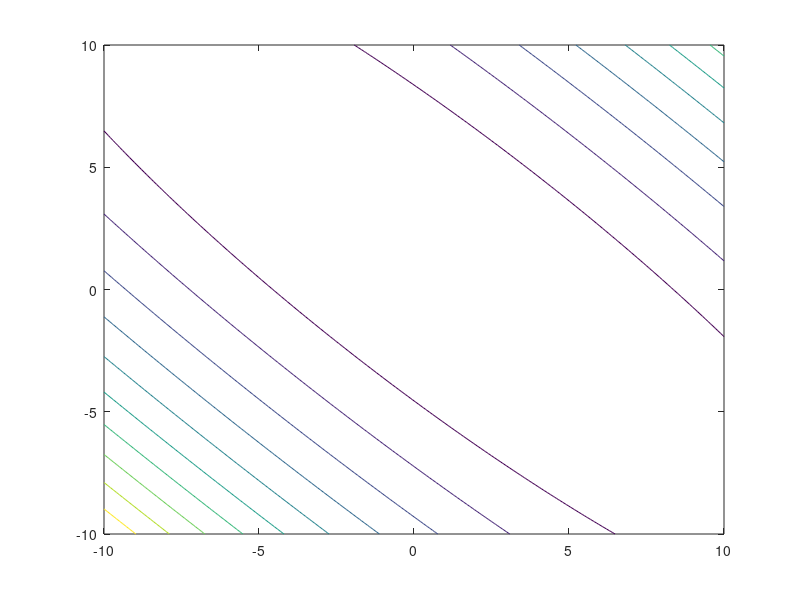

Recreate this plot in MATLAB. (Note: this script raises an error after producing the figure.)
% 671 Homework 12 Problem 5

close all;clear all;clc

% Set up contour plot
R = [105 95;
    95 105];
b = [200;200];

x1 = -10:0.1:10;
x2 = -10:0.1:10;

for i = 1:numel(x1)
    for j = 1:numel(x2)
       x = [x1(i);x2(j)];
       Z(i,j) = x'*R*x - 2*b'*x;
    end
end

[X,Y] = meshgrid(x1,x2);

contour(X,Y,Z)
hold on

% Prepare function
syms x_sym y_sym
f = [x_sym y_sym] * R * [x_sym;y_sym] - 2*b'*[x_sym;y_sym]
grad_f = gradient(f)

% First step size
x = [1;-6]
a = .002;

xList = x;

i = 1;
while(true)
   grad = double(subs(grad_f, {x_sym, y_sym}, {x(1), x(2)}));
   xNew = x - a*grad; 
   if (norm(xNew-x)<.001) || i>100
       break
   end
   x = xNew;
   xList = [xList x];
   i = i+1;
end

plot(xList(1,:),xList(2,:),'Marker','*')
title('Alpha = .002')
hold off

% Second step size
x = [1;-6]
a = .006;

xList = x;

i = 1;
while(true)
   grad = double(subs(grad_f, {x_sym, y_sym}, {x(1), x(2)}));
   xNew = x - a*grad; 
   if (norm(xNew-x)<.001) || i>100
       break
   end
   x = xNew;
   xList = [xList x];
   i = i+1;
end

figure
contour(X,Y,Z)
hold on

plot(xList(1,:),xList(2,:),'Marker','*')
title('Alpha = .006')
xlim([-10 10])
ylim([-10 10])
hold off